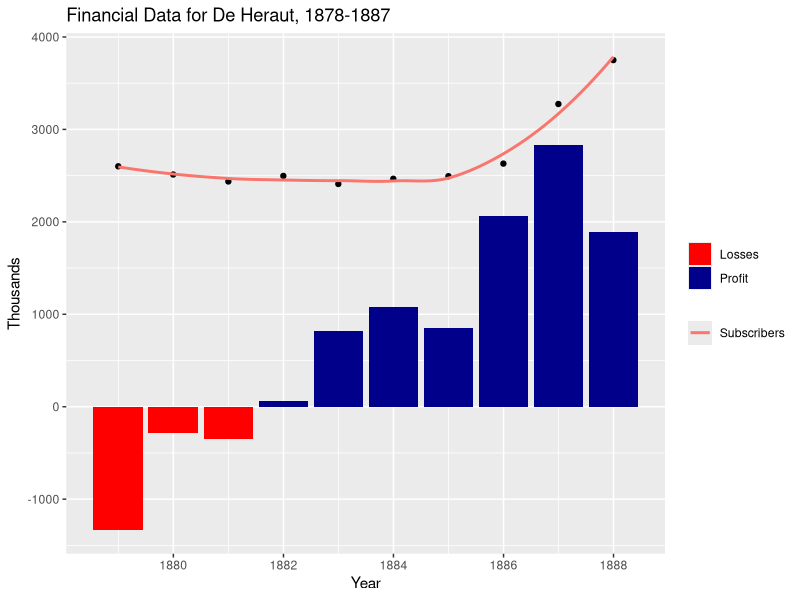

Recreate this plot in R.
# load libraries
library("ggplot2")
library("lubridate")

# create data.frame from values
dates <- c("1878-12-31", "1879-12-31", "1880-12-31", "1881-12-31", "1882-12-31", "1883-12-31", "1884-12-31", "1885-12-31", "1886-12-31", "1887-12-31")
pl <- c(-1334.62, -280.75, -347.28, 60.25, 816.26, 1080.29, 851.25, 2063.57, 2830.84, 1887.26)
subscribers <- c(2601, 2512, 2437, 2497, 2410, 2466, 2494, 2630, 3275, 3750)
heraut <- data.frame(dates, pl, subscribers)

# add column to track positive and negative values
# Thanks to http://stackoverflow.com/a/12910865/3902229
heraut[["sign"]] = ifelse(heraut[["pl"]] >= 0, "Profit", "Losses")

# parse dates
heraut$dates <- parse_date_time(heraut$dates, orders="ymd")

# create plot
g <- ggplot(heraut, aes(dates))
g <- g + ggtitle("Financial Data for De Heraut, 1878-1887")
g <- g + labs(x="Year", y="Thousands")
g <- g + geom_point(aes(y=subscribers))
g <- g + theme(legend.title=element_blank())
g <- g + geom_smooth(aes(y = subscribers, colour = "Subscribers"), method="loess", se=F)
g <- g + geom_bar(aes(y=pl, fill = sign),  stat = "identity", position="dodge")
g <- g + scale_fill_manual(values = c("Profit" = "darkblue", "Losses" = "red"))
g
